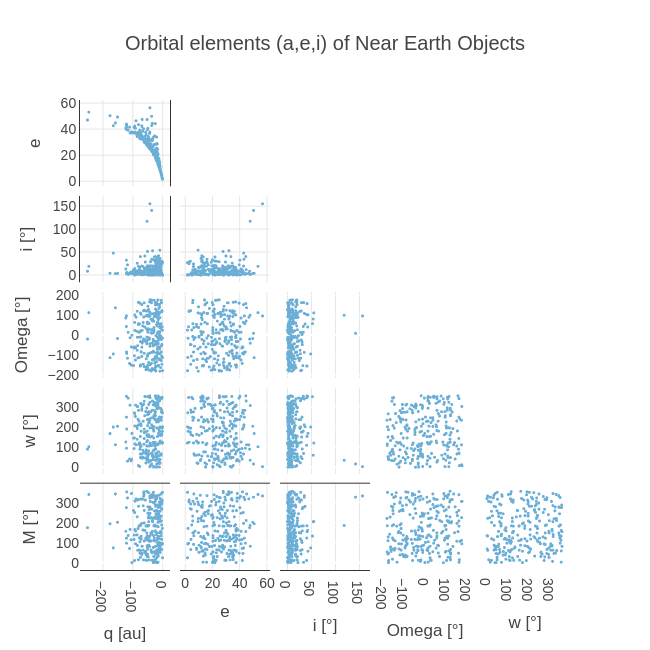

Notebook source saved alongside this figure:
### Markdown cell above
Let's visualize the orbital elements resulting from the backward integration.

### Code cell
a = orbit_elements[:,0]/AU
e = orbit_elements[:,1]*deg
i = orbit_elements[:,2]*deg
Omega = orbit_elements[:,3]*deg
w = orbit_elements[:,4]*deg
M = orbit_elements[:,5]*deg
q = a*(1-e)

fig = go.Figure()

fig.add_trace(go.Splom(
    dimensions=[
        dict(label='q [au]', values=q),
        dict(label='e', values=e),
        dict(label='i [°]', values=i),
        dict(label='Omega [°]', values=Omega),
        dict(label='w [°]', values=w),
        dict(label='M [°]', values=M)
    ],
    showupperhalf=False,
    diagonal_visible=False,
    marker=dict(color="#6baed6", size=3)
))

# Layout minimalista
fig.update_layout(
    title='Orbital elements (a,e,i) of Near Earth Objects',
    title_x=0.5,
    width=650,
    height=650,
    font=dict(family="Arial", color="#444444", size=14),
    plot_bgcolor='white',
    paper_bgcolor='white',
    dragmode='select',
    hovermode='closest',
    legend=dict(
        x=0.8, y=1.05,
        bgcolor='rgba(0,0,0,0)',
        borderwidth=0
    )
)

# Ajuste de ejes para estilo limpio
for axis in ['xaxis', 'xaxis2', 'xaxis3', 'yaxis', 'yaxis2', 'yaxis3']:
    fig.update_layout({axis: dict(
        showline=True,
        linewidth=1,
        linecolor="#333333",
        mirror=True,
        showgrid=True,
        gridcolor="#e6e6e6",
        zeroline=False
    )})

fig.show()

### Figure 1 — Plotly figure (JSON) as saved in the notebook; plotly's stock layout.template omitted (floating-point values rounded to 4 significant figures; data arrays with more than 128 entries replaced by an {"elided": "..."} marker saying what was removed)
{"data": [{"diagonal": {"visible": false}, "dimensions": [{"label": "q [au]", "values": {"elided": "262 float values"}}, {"label": "e", "values": {"elided": "262 float values"}}, {"label": "i [°]", "values": {"elided": "262 float values"}}, {"label": "Omega [°]", "values": {"elided": "262 float values"}}, {"label": "w [°]", "values": {"elided": "262 float values"}}, {"label": "M [°]", "values": {"elided": "262 float values"}}], "marker": {"color": "#6baed6", "size": 3}, "showupperhalf": false, "type": "splom"}], "layout": {"dragmode": "select", "font": {"color": "#444444", "family": "Arial", "size": 14}, "height": 650, "hovermode": "closest", "legend": {"bgcolor": "rgba(0,0,0,0)", "borderwidth": 0, "x": 0.8, "y": 1.05}, "paper_bgcolor": "white", "plot_bgcolor": "white", "title": {"text": "Orbital elements (a,e,i) of Near Earth Objects", "x": 0.5}, "width": 650, "xaxis": {"gridcolor": "#e6e6e6", "linecolor": "#333333", "linewidth": 1, "mirror": true, "showgrid": true, "showline": true, "zeroline": false}, "xaxis2": {"gridcolor": "#e6e6e6", "linecolor": "#333333", "linewidth": 1, "mirror": true, "showgrid": true, "showline": true, "zeroline": false}, "xaxis3": {"gridcolor": "#e6e6e6", "linecolor": "#333333", "linewidth": 1, "mirror": true, "showgrid": true, "showline": true, "zeroline": false}, "yaxis": {"gridcolor": "#e6e6e6", "linecolor": "#333333", "linewidth": 1, "mirror": true, "showgrid": true, "showline": true, "zeroline": false}, "yaxis2": {"gridcolor": "#e6e6e6", "linecolor": "#333333", "linewidth": 1, "mirror": true, "showgrid": true, "showline": true, "zeroline": false}, "yaxis3": {"gridcolor": "#e6e6e6", "linecolor": "#333333", "linewidth": 1, "mirror": true, "showgrid": true, "showline": true, "zeroline": false}}}
